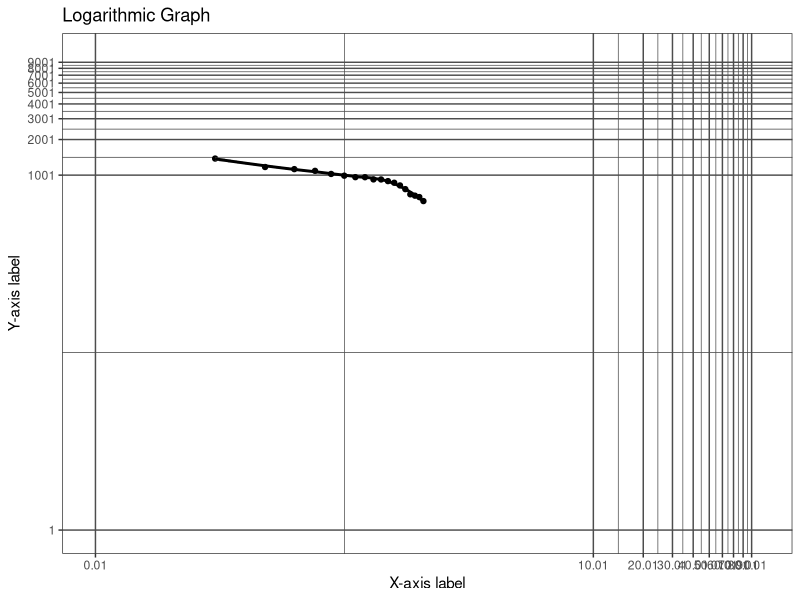

Generate this figure with R:
## ---- chunk 1
#| label: libraries
#| warning: false
#| message: false
#| code-fold: show

# Load libraries
library(tidyverse)
## ---- chunk 2
#| label: data
#| warning: false
#| message: false
#| code-fold: show

# Load testing data for Weibull distribution
data_weibull <- read_delim("data/Test_Weibull_Plot.csv")
## ---- chunk 3
#| label: plot-weibull
#| warning: false
#| message: false
#| code-fold: true

# Weibull distribution plot
data_weibull |>
  ggplot(aes(x = X, y = Y)) +
  scale_x_log10(
    breaks = seq(0.01, 99.99, by = 10), # breaks and lines in x axis
    limits = c(0.01, 99.99),
  ) +
  scale_y_log10(
    breaks = seq(1, 10000, by = 1000), # breaks and lines in y axis
    limits = c(1, 10000)
  ) +
  geom_point() +
  geom_smooth(color = "black") +
  ggtitle("Logarithmic Graph") +
  xlab("X-axis label") +
  ylab("Y-axis label") +
  theme_bw() +
  theme(
    # Color and type of grid lines
    panel.grid.major = element_line(color = "Gray30", linetype = "solid"), 
    panel.grid.minor = element_line(color = "Gray30", linetype = "solid")
  )
